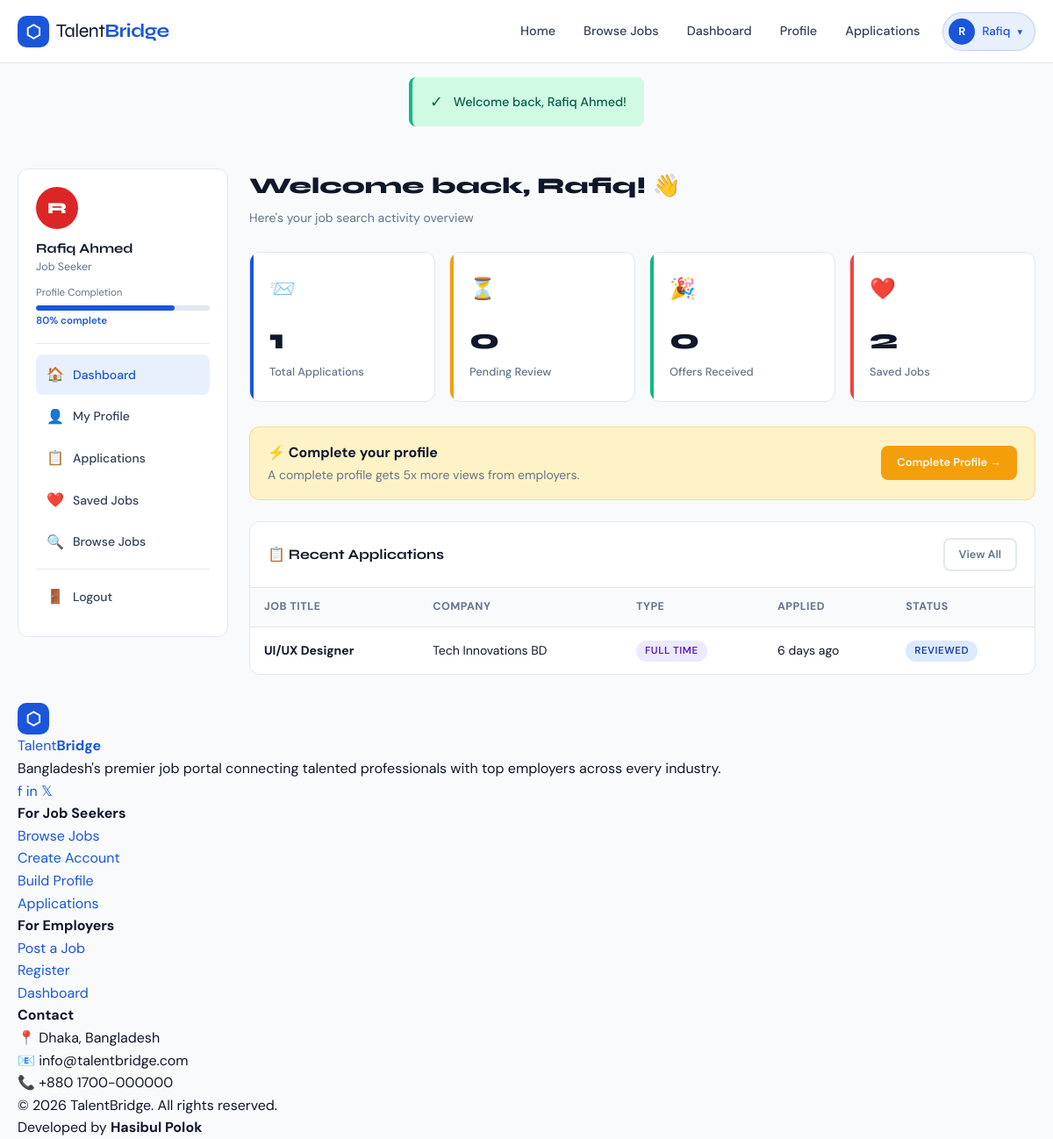
/user/dashboard.php (signed in), run on the app's committed database.
### tables this page shows
CREATE TABLE users (
    id         INT AUTO_INCREMENT PRIMARY KEY,
    name       VARCHAR(150) NOT NULL,
    email      VARCHAR(150) NOT NULL UNIQUE,
    password   VARCHAR(255) NOT NULL,
    role       ENUM('jobseeker','employer','admin') NOT NULL DEFAULT 'jobseeker',
    status     ENUM('active','inactive','banned')   NOT NULL DEFAULT 'active',
    created_at TIMESTAMP DEFAULT CURRENT_TIMESTAMP,
    updated_at TIMESTAMP DEFAULT CURRENT_TIMESTAMP ON UPDATE CURRENT_TIMESTAMP
);

CREATE TABLE applications (
    id            INT AUTO_INCREMENT PRIMARY KEY,
    job_id        INT  NOT NULL,
    user_id       INT  NOT NULL,
    cover_letter  TEXT,
    cv_file       VARCHAR(255),
    status        ENUM('pending','reviewed','shortlisted','interviewed','hired','rejected') DEFAULT 'pending',
    employer_note TEXT,
    applied_at    TIMESTAMP DEFAULT CURRENT_TIMESTAMP,
    updated_at    TIMESTAMP DEFAULT CURRENT_TIMESTAMP ON UPDATE CURRENT_TIMESTAMP,
    FOREIGN KEY (job_id)  REFERENCES jobs(id)  ON DELETE CASCADE,
    FOREIGN KEY (user_id) REFERENCES users(id) ON DELETE CASCADE,
    UNIQUE KEY unique_application (job_id, user_id)
);

CREATE TABLE jobs (
    id               INT AUTO_INCREMENT PRIMARY KEY,
    employer_id      INT          NOT NULL,
    company_id       INT          NOT NULL,
    category_id      INT          NOT NULL,
    title            VARCHAR(200) NOT NULL,
    slug             VARCHAR(250) NOT NULL UNIQUE,
    description      LONGTEXT     NOT NULL,
    requirements     TEXT,
    responsibilities TEXT,
    type             ENUM('full-time','part-time','remote','contract','internship','freelance') DEFAULT 'full-time',
    location         VARCHAR(200),
    city             VARCHAR(100),
    salary_min       DECIMAL(10,2),
    salary_max       DECIMAL(10,2),
    salary_type      ENUM('monthly','yearly','hourly','negotiable') DEFAULT 'monthly',
    experience_level ENUM('entry','mid','senior','lead','executive') DEFAULT 'entry',
    education_level  VARCHAR(100),
    skills_required  TEXT,
    deadline         DATE,
    status           ENUM('pending','approved','rejected','closed','draft') DEFAULT 'pending',
    is_featured      TINYINT(1)   DEFAULT 0,
    views            INT          DEFAULT 0,
    created_at       TIMESTAMP    DEFAULT CURRENT_TIMESTAMP,
    updated_at       TIMESTAMP    DEFAULT CURRENT_TIMESTAMP ON UPDATE CURRENT_TIMESTAMP,
    FOREIGN KEY (employer_id)  REFERENCES users(id)      ON DELETE CASCADE,
    FOREIGN KEY (company_id)   REFERENCES companies(id)  ON DELETE CASCADE,
    FOREIGN KEY (category_id)  REFERENCES categories(id) ON DELETE CASCADE
);

CREATE TABLE companies (
    id           INT AUTO_INCREMENT PRIMARY KEY,
    user_id      INT          NOT NULL,
    name         VARCHAR(200) NOT NULL,
    logo         VARCHAR(255),
    website      VARCHAR(255),
    email        VARCHAR(150),
    phone        VARCHAR(20),
    industry     VARCHAR(100),
    size         ENUM('1-10','11-50','51-200','201-500','500+') DEFAULT '1-10',
    founded_year YEAR,
    address      TEXT,
    city         VARCHAR(100),
    country      VARCHAR(100) DEFAULT 'Bangladesh',
    description  TEXT,
    status       ENUM('active','inactive') DEFAULT 'active',
    created_at   TIMESTAMP DEFAULT CURRENT_TIMESTAMP,
    updated_at   TIMESTAMP DEFAULT CURRENT_TIMESTAMP ON UPDATE CURRENT_TIMESTAMP,
    FOREIGN KEY (user_id) REFERENCES users(id) ON DELETE CASCADE
);

### user/dashboard.php (the view, shortened to what the rows shown need)
<?php
require_once '../config/db.php';
require_once '../includes/functions.php';
$pdo = getDB();
$userId = $_SESSION['user_id'];
$stmt = $pdo->prepare("
    SELECT a.*, j.title AS job_title, j.type, c.name AS company_name, j.city
    FROM applications a
    JOIN jobs j ON a.job_id = j.id
    JOIN companies c ON j.company_id = c.id
    WHERE a.user_id = ?
    ORDER BY a.applied_at DESC
    LIMIT 5
");
$stmt->execute([$userId]);
$recentApps = $stmt->fetchAll();
$profile = $pdo->prepare("SELECT * FROM user_profiles WHERE user_id = ?");
$profile->execute([$userId]);
$profile = $profile->fetch();
$user = $pdo->prepare("SELECT * FROM users WHERE id = ?");
$user->execute([$userId]);
$user = $user->fetch();
$completion = 0;
$checks = ['phone' => $profile['phone'] ?? '', 'bio' => $profile['bio'] ?? '', 'skills' => $profile['skills'] ?? '', 'cv_file' => $profile['cv_file'] ?? '', 'city' => $profile['city'] ?? ''];
foreach ($checks as $v) if ($v) $completion += 20;
?>
<!DOCTYPE html>
<html lang="en">
<head>
    <link rel="stylesheet" href="<?= BASE_URL ?>/assets/css/style.css">
</head>
<body>
<?php require_once '../includes/header.php'; ?>
<div class="container">
    <div class="dashboard">
        <div class="sidebar">
            <div class="sidebar-header">
                <?php
                $sidebarPhotoStmt = getDB()->prepare("SELECT profile_photo FROM user_profiles WHERE user_id = ?");
                $sidebarPhotoStmt->execute([$_SESSION['user_id']]);
                $sidebarPhoto = $sidebarPhotoStmt->fetchColumn();
                ?>
                <?= renderAvatar($_SESSION['user']['name'], $sidebarPhoto ?: null, 48, 'margin-bottom:10px;') ?>
                <div class="sidebar-user-name"><?= e($user['name']) ?></div>
                <div class="sidebar-user-role">Job Seeker</div>
                <div style="margin-top:10px;">
                    <div style="font-size:0.72rem;color:var(--mid);margin-bottom:4px;">Profile Completion</div>
                    <div style="background:var(--border);border-radius:50px;height:6px;overflow:hidden;">
                    </div>
                    <div style="font-size:0.72rem;color:var(--primary);margin-top:3px;font-weight:600;"><?= $completion ?>% complete</div>
                </div>
            </div>
        </div>
        <div class="dash-content">
            <div class="dash-header">
                <h1 class="dash-title">Welcome back, <?= e(explode(' ', $user['name'])[0]) ?>! 👋</h1>
                <p class="dash-subtitle">Here's your job search activity overview</p>
            </div>
            <div class="table-wrap">
                <?php if ($recentApps): ?>
                <table>
                    <thead>
                        <tr>
                            <th>Job Title</th>
                            <th>Company</th>
                            <th>Type</th>
                            <th>Applied</th>
                            <th>Status</th>
                        </tr>
                    </thead>
                    <tbody>
                        <?php foreach ($recentApps as $app): ?>
                        <tr>
                            <td><strong><?= e($app['job_title']) ?></strong></td>
                            <td><?= e($app['company_name']) ?></td>
                            <td><span class="badge badge-type"><?= jobTypeLabel($app['type']) ?></span></td>
                            <td><?= timeAgo($app['applied_at']) ?></td>
                            <td><?= statusBadge($app['status']) ?></td>
                        </tr>
                        <?php endforeach; ?>
                    </tbody>
                </table>
                <?php endif; ?>
            </div>
        </div>
    </div>
</div>
<?php require_once '../includes/footer.php'; ?>
</body>
</html>

### includes/header.php (shortened to what the rows shown need)
<?php
$currentUser = currentUser();
$role = userRole();
?>
<!DOCTYPE html>
<html lang="en">
<head>
    <link rel="stylesheet" href="<?= BASE_URL ?>/assets/css/style.css">
</head>
<body>
<nav class="navbar" id="navbar">
    <div class="container">
        <div class="navbar-menu" id="navMenu">
            <?php if (isLoggedIn()): ?>
                <?php if ($role === 'jobseeker'): ?>
                    <a href="<?= BASE_URL ?>/user/dashboard.php" class="nav-link">Dashboard</a>
                    <a href="<?= BASE_URL ?>/user/profile.php" class="nav-link">Profile</a>
                    <a href="<?= BASE_URL ?>/user/applications.php" class="nav-link">Applications</a>
                <?php elseif ($role === 'employer'): ?>
                    <a href="<?= BASE_URL ?>/employer/dashboard.php" class="nav-link">Dashboard</a>
                    <a href="<?= BASE_URL ?>/employer/post-job.php" class="nav-link">Post Job</a>
                    <a href="<?= BASE_URL ?>/employer/jobs.php" class="nav-link">My Jobs</a>
                <?php elseif ($role === 'admin'): ?>
                    <a href="<?= BASE_URL ?>/admin/dashboard.php" class="nav-link">Admin Panel</a>
                <?php endif; ?>
                <div class="nav-user-menu">
                    <button class="nav-user-btn" id="userMenuBtn">
                        <?php
                        if ($role === 'jobseeker') {
                            $navPhotoStmt = getDB()->prepare("SELECT profile_photo FROM user_profiles WHERE user_id = ?");
                            $navPhotoStmt->execute([$currentUser['id']]);
                            $navPhoto = $navPhotoStmt->fetchColumn();
                        } else {
                            $navPhoto = null;
                        }
                        $navPhotoUrl = $navPhoto ? PHOTO_UPLOAD_URL . $navPhoto : null;
                        ?>
                        <?php if ($navPhotoUrl): ?>
                            <img src="<?= e($navPhotoUrl) ?>" alt="avatar"
                                 style="width:28px;height:28px;border-radius:50%;object-fit:cover;border:2px solid rgba(255,255,255,0.4);">
                        <?php else: ?>
                            <span class="user-avatar"><?= strtoupper(substr($currentUser['name'] ?? 'U', 0, 1)) ?></span>
                        <?php endif; ?>
                        <span><?= e(explode(' ', $currentUser['name'] ?? 'User')[0]) ?></span>
                        <span class="caret">▾</span>
                    </button>
                </div>
            <?php else: ?>
                <a href="<?= BASE_URL ?>/auth/login.php" class="nav-link">Login</a>
                <a href="<?= BASE_URL ?>/auth/register.php" class="btn btn-primary btn-sm">Get Started</a>
            <?php endif; ?>
        </div>
    </div>
</nav>
<div class="main-content">

### includes/functions.php (shortened to what the rows shown need)
<?php
function e($string) {
    return htmlspecialchars($string ?? '', ENT_QUOTES, 'UTF-8');
}
function isLoggedIn() {
    return isset($_SESSION['user_id']) && !empty($_SESSION['user_id']);
}
function currentUser() {
    return $_SESSION['user'] ?? null;
}
function userRole() {
    return $_SESSION['role'] ?? null;
}
function timeAgo($datetime) {
    $time = time() - strtotime($datetime);
    if ($time < 604800) return floor($time/86400) . ' days ago';
    return formatDate($datetime);
}
function getPhotoUrl($photoFile) {
    return null;
}
function renderAvatar($name, $photoFile = null, $size = 48, $extraStyle = '') {
    $photoUrl = getPhotoUrl($photoFile);
    $initials  = strtoupper(substr(trim($name ?: 'U'), 0, 1));
    $palette   = ['#1a56db','#7c3aed','#db2777','#059669','#d97706','#dc2626','#0891b2','#9333ea'];
    $bg        = $palette[abs(crc32($name)) % count($palette)];
    return '<div style="width:' . $size . 'px;height:' . $size . 'px;border-radius:50%;
                background:' . $bg . ';color:white;display:flex;align-items:center;
                justify-content:center;font-family:var(--font-display);font-weight:800;
                font-size:' . round($size * 0.38) . 'px;flex-shrink:0;' . $extraStyle . '">'
           . $initials . '</div>';
}
function statusBadge($status) {
    $colors = [
        'pending'     => 'badge-warning',
        'approved'    => 'badge-success',
        'rejected'    => 'badge-danger',
        'active'      => 'badge-success',
        'closed'      => 'badge-secondary',
        'draft'       => 'badge-secondary',
        'reviewed'    => 'badge-info',
        'shortlisted' => 'badge-primary',
        'interviewed' => 'badge-info',
        'hired'       => 'badge-success',
    ];
    $class = $colors[$status] ?? 'badge-secondary';
    return '<span class="badge ' . $class . '">' . ucfirst($status) . '</span>';
}
function jobTypeLabel($type) {
    $labels = [
        'full-time'  => 'Full Time',
        'part-time'  => 'Part Time',
        'remote'     => 'Remote',
        'contract'   => 'Contract',
        'internship' => 'Internship',
        'freelance'  => 'Freelance',
    ];
    return $labels[$type] ?? ucfirst($type);
}
?>

### data on the page
users: name "R", name "Rafiq", name "Rafiq Ahmed"
applications: job.title "UI/UX Designer", companies.name "Tech Innovations BD", job.type "FULL TIME", applied_at "6 days ago", status "REVIEWED"

### other printed values
$icon "✓"
$msg "Welcome back, Rafiq Ahmed!"
$initials "R"
$completion "80"
$totalApps "1"
$pendingApps "0"
$hiredCount "0"
$savedCount "2"
